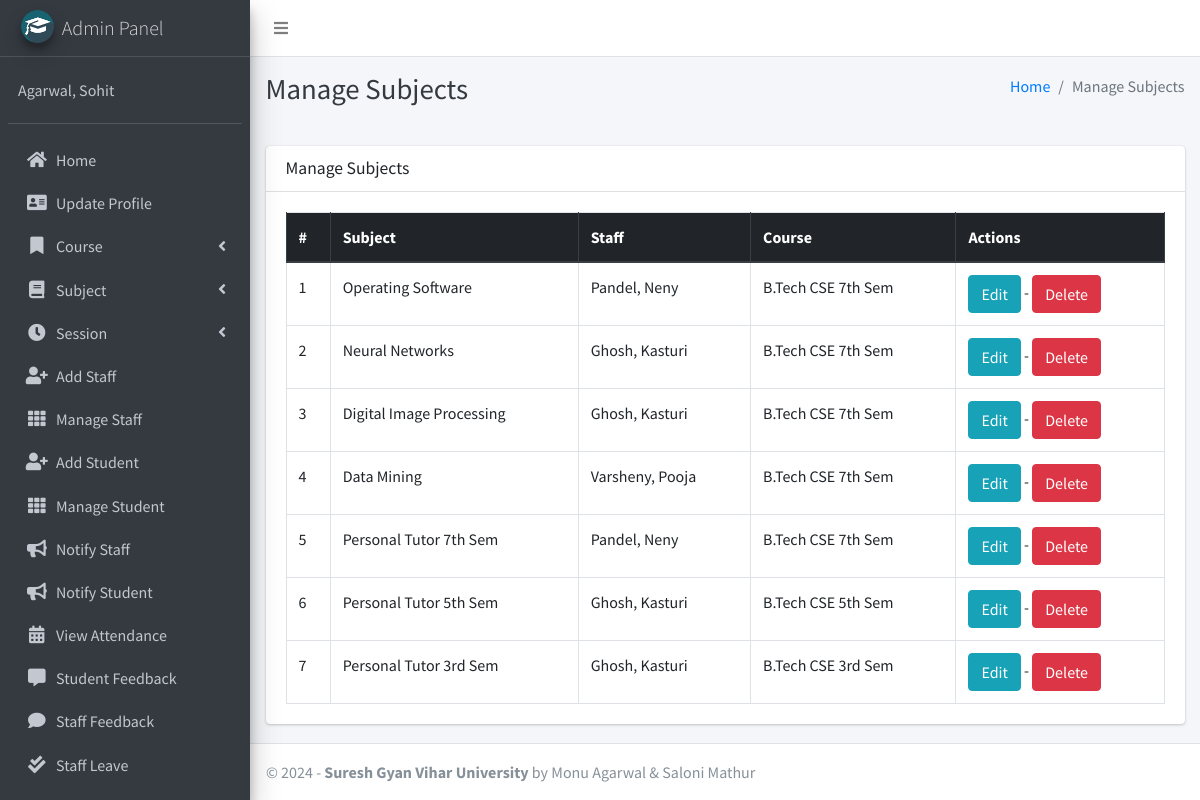
The app's page /subject/manage/ (signed in) with its own data.
### main_app/models.py (models this page shows, shortened)
class CustomUser(AbstractUser):
    USER_TYPE = ((1, "HOD"), (2, "Staff"), (3, "Student"))
    GENDER = [("M", "Male"), ("F", "Female")]
    username = None  # Removed username, using email instead
    email = models.EmailField(unique=True)
    user_type = models.CharField(default=1, choices=USER_TYPE, max_length=1)
    gender = models.CharField(max_length=1, choices=GENDER)
    profile_pic = models.ImageField()
    address = models.TextField()
    fcm_token = models.TextField(default="")  # For firebase notifications
    created_at = models.DateTimeField(auto_now_add=True)
    updated_at = models.DateTimeField(auto_now=True)
    USERNAME_FIELD = "email"
    REQUIRED_FIELDS = []
    objects = CustomUserManager()
    def __str__(self):
        return self.last_name + ", " + self.first_name

class Subject(models.Model):
    name = models.CharField(max_length=120)
    staff = models.ForeignKey(Staff,on_delete=models.CASCADE,)
    course = models.ForeignKey(Course, on_delete=models.CASCADE)
    updated_at = models.DateTimeField(auto_now=True)
    created_at = models.DateTimeField(auto_now_add=True)

class Staff(models.Model):
    course = models.ForeignKey(Course, on_delete=models.DO_NOTHING, null=True, blank=False)
    admin = models.OneToOneField(CustomUser, on_delete=models.CASCADE)

class Course(models.Model):
    name = models.CharField(max_length=120)
    created_at = models.DateTimeField(auto_now_add=True)
    updated_at = models.DateTimeField(auto_now=True)

### main_app/hod_views.py (the view)
# urls.py: path("subject/manage/", hod_views.manage_subject, name='manage_subject'),
def manage_subject(request):
    subjects = Subject.objects.all()
    context = {
        'subjects': subjects,
        'page_title': 'Manage Subjects'
    }
    return render(request, "hod_template/manage_subject.html", context)

### main_app/templates/hod_template/manage_subject.html
{% extends 'main_app/base.html' %}
{% load static %}
{% block page_title %}{{page_title}}{% endblock page_title %}
{% block content %}
<section class="content">
    <div class="container-fluid">
        <div class="row">
            <div class="col-md-12">
                <div class="card">
                    <div class="card-header">
                        <h3 class="card-title">{{page_title}}</h3>
                    </div>
                    <div class="card-body">
                        <table id="example2" class="table table-bordered table-hover">
                            <thead class="thead-dark">
                                <tr>
                                    <th>#</th>
                                    <th>Subject</th>
                                    <th>Staff</th>
                                    <th>Course</th>
                                    <th>Actions</th>
                                </tr>
                            </thead>
                            <tbody>
                                {% for subject in subjects %}
                                <tr>
                                    <td>{{ forloop.counter }}</td>
                                    <td>{{subject.name}}</td>
                                    <td>{{subject.staff.admin}}</td>
                                    <td>{{subject.course.name}}</td>
                                    <td>
                                        <a href="{% url 'edit_subject' subject.id %}" class="btn btn-info">Edit</a> -
                                        <a href="{% url 'delete_subject' subject.id %}" onclick="return confirm('Are you sure you want to delete this ?')" class="btn btn-danger">Delete</a>
                                    </td>
                                </tr>
                                {% endfor %}
                            </tbody>
                        </table>
                    </div>
                </div>
            </div>
        </div>
    </div>
</section>
{% endblock content %}

### main_app/templates/main_app/sidebar_template.html (shortened to what this page needs)
{% load static %}
<aside class="main-sidebar sidebar-dark-info elevation-4">
    {% if request.user.user_type == '1' %}
    <a href="{% url 'admin_home' %}" class="brand-link">
        <img src="{% static 'dist/img/cmsl.png' %} " alt="AdminLTE Logo"
            class="brand-image img-circle elevation-3" >
        <span class="brand-text font-weight-light">Admin Panel</span>
    </a>
    <div class="sidebar">
        <div class="user-panel mt-3 pb-3 mb-3 d-flex">
            <div class="info">
                <a href="#" class="d-block">{{user}}</a>
            </div>
        </div>
        <nav class="mt-2">
            <ul class="nav nav-pills nav-sidebar flex-column" data-widget="treeview" role="menu" data-accordion="false">
                <li class="nav-item">
                    {% url 'admin_home' as admin_home %}
                    <a href="{{admin_home}}" class="nav-link {% if admin_home == request.path %} active {% endif %}">
                        <i class="nav-icon fas fa-home"></i>
                        <p>
                            Home
                        </p>
                    </a>
                </li>
                <li class="nav-item">
                    {% url 'admin_view_profile' as admin_view_profile %}
                    <a href="{{admin_view_profile}}"
                        class="nav-link {% if admin_view_profile == request.path %} active {% endif %}">
                        <i class="nav-icon fas fa-address-card"></i>
                        <p>
                            Update Profile
                        </p>
                    </a>
                </li>
                <li class="nav-item has-treeview">
                    <a href="#" class="nav-link">
                        <i class="nav-icon fas fa-bookmark"></i>
                        <p>
                            Course
                            <i class="fas fa-angle-left right"></i>
                        </p>
                    </a>
                </li>
                <li class="nav-item has-treeview">
                    <a href="#" class="nav-link">
                        <i class="nav-icon fas fa-book"></i>
                        <p>
                            Subject
                            <i class="fas fa-angle-left right"></i>
                        </p>
                    </a>
                </li>
                <li class="nav-item has-treeview">
                    <a href="#" class="nav-link">
                        <i class="nav-icon fas fa-clock"></i>
                        <p>
                            Session
                            <i class="fas fa-angle-left right"></i>
                        </p>
                    </a>
                </li>
                <li class="nav-item">
                    {% url 'add_staff' as add_staff %}
                    <a href="{{add_staff}}" class="nav-link {% if add_staff == request.path %} active {% endif %}">
                        <i class="nav-icon fas fa-user-plus"></i>
                        <p>
                            Add Staff
                        </p>
                    </a>
                </li>
                <li class="nav-item">
                    {% url 'manage_staff' as manage_staff %}
                    {% url 'edit_staff' staff_id as edit_staff %}
                    <a href="{{manage_staff}}"
                        class="nav-link {% if manage_staff == request.path or request.path == edit_staff %} active {% endif %}">
                        <i class="nav-icon fas fa-th"></i>
                        <p>
                            Manage Staff
                        </p>
                    </a>
                </li>
                <li class="nav-item">
                    {% url 'add_student' as add_student%}
                    <a href="{{add_student}}" class="nav-link  {% if add_student == request.path %} active {% endif %}">
                        <i class="nav-icon fas fa-user-plus"></i>
                        <p>
                            Add Student
                        </p>
                    </a>
                </li>
                <li class="nav-item">
                    {% url 'manage_student' as manage_student %}
                    {% url 'edit_student' student_id as edit_student %}
                    <a href="{{manage_student}}"
                        class="nav-link  {% if edit_student == request.path or manage_student == request.path %} active {% endif %}">
                        <i class="nav-icon fas fa-th"></i>
                        <p>
                            Manage Student
                        </p>
                    </a>
                </li>
                <li class="nav-item">
                    {% url 'admin_notify_staff' as admin_notify_staff %}
                    <a href="{{admin_notify_staff}}"
                        class="nav-link {% if admin_notify_staff == request.path %} active {% endif %}">
                        <i class="nav-icon fas fa-bullhorn"></i>
                        <p>
                            Notify Staff
                        </p>
                    </a>
                </li>
                <li class="nav-item">
                    {% url 'admin_notify_student' as admin_notify_student %}
                    <a href="{{admin_notify_student}}"
                        class="nav-link {% if admin_notify_student == request.path %} active {% endif %}">
                        <i class="nav-icon fas fa-bullhorn"></i>
                        <p>
                            Notify Student
                        </p>
                    </a>
                </li>
                <li class="nav-item">
                    {% url 'admin_view_attendance' as admin_view_attendance %}
                <li class="nav-item">
                    <a href="{{admin_view_attendance}}"
                        class="nav-link  {% if admin_view_attendance == request.path %} active {% endif %}">
                        <i class="nav-icon fas fa-calendar-alt"></i>
                        <p>
                            View Attendance
                        </p>
                    </a>
                </li>
                <li class="nav-item">
                    {% url 'student_feedback_message' as student_feedback_message %}
                    <a href="{{ student_feedback_message }}"
                        class="nav-link  {% if student_feedback_message == request.path %} active {% endif %}">
                        <i class="nav-icon fas fa-comment-alt"></i>
                        <p>
                            Student Feedback
                        </p>
                    </a>
                </li>
                <li class="nav-item">
                    {% url 'staff_feedback_message' as staff_feedback_message %}
                    <a href="{{staff_feedback_message}}"
                        class="nav-link   {% if staff_feedback_message == request.path %} active {% endif %}">
                        <i class="nav-icon fas fa-comment"></i>
                        <p>
                            Staff Feedback
                        </p>
                    </a>
                </li>
                <li class="nav-item">
                    {% url 'view_staff_leave' as view_staff_leave %}
                    <a href="{{view_staff_leave}}"
                        class="nav-link  {% if view_staff_leave == request.path %} active {% endif %}">
                        <i class="nav-icon fas fa-check-double"></i>
                        <p>
                            Staff Leave
                        </p>
                    </a>
                </li>
                <li class="nav-item">
                    {% url 'view_student_leave' as view_student_leave %}
                    <a href="{% url 'view_student_leave' %}"
                        class="nav-link  {% if view_student_leave == request.path %} active {% endif %}">
                    </a>
                </li>
                                        {% endif %}
                                    </ul>
                                </nav>
                            </div>
</aside>

### records on screen
CustomUser: last_name+first_name "Agarwal, Sohit"
Subject: name "Operating Software", staff.admin "Pandel, Neny", course.name "B.Tech CSE 7th Sem"
Subject: name "Neural Networks", staff.admin "Ghosh, Kasturi", course.name "B.Tech CSE 7th Sem"
Subject: name "Digital Image Processing", staff.admin "Ghosh, Kasturi", course.name "B.Tech CSE 7th Sem"
Subject: name "Data Mining", staff.admin "Varsheny, Pooja", course.name "B.Tech CSE 7th Sem"
Subject: name "Personal Tutor 7th Sem", staff.admin "Pandel, Neny", course.name "B.Tech CSE 7th Sem"
Subject: name "Personal Tutor 5th Sem", staff.admin "Ghosh, Kasturi", course.name "B.Tech CSE 5th Sem"
Subject: name "Personal Tutor 3rd Sem", staff.admin "Ghosh, Kasturi", course.name "B.Tech CSE 3rd Sem"

### other values on screen
{{ page_title }} "Manage Subjects"
